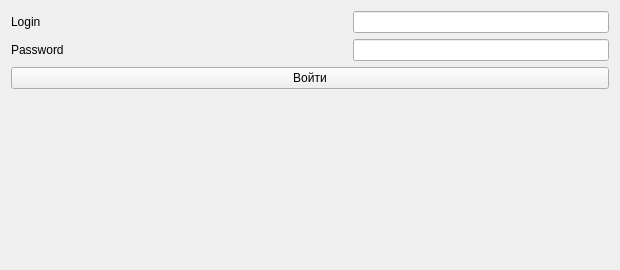
<?xml version="1.0" encoding="UTF-8"?>
<ui version="4.0">
 <class>Form</class>
 <widget class="QWidget" name="Form">
  <property name="geometry">
   <rect>
    <x>0</x>
    <y>0</y>
    <width>620</width>
    <height>270</height>
   </rect>
  </property>
  <property name="windowTitle">
   <string>Form</string>
  </property>
  <layout class="QVBoxLayout" name="verticalLayout">
   <item>
    <layout class="QHBoxLayout" name="horizontalLayout">
     <item>
      <widget class="QLabel" name="label">
       <property name="minimumSize">
        <size>
         <width>80</width>
         <height>0</height>
        </size>
       </property>
       <property name="text">
        <string>Login</string>
       </property>
      </widget>
     </item>
     <item>
      <spacer name="horizontalSpacer">
       <property name="orientation">
        <enum>Qt::Orientation::Horizontal</enum>
       </property>
       <property name="sizeHint" stdset="0">
        <size>
         <width>40</width>
         <height>20</height>
        </size>
       </property>
      </spacer>
     </item>
     <item>
      <widget class="QLineEdit" name="lineEditLogin"/>
     </item>
    </layout>
   </item>
   <item>
    <layout class="QHBoxLayout" name="horizontalLayout_2">
     <item>
      <widget class="QLabel" name="label_2">
       <property name="minimumSize">
        <size>
         <width>80</width>
         <height>0</height>
        </size>
       </property>
       <property name="text">
        <string>Password</string>
       </property>
      </widget>
     </item>
     <item>
      <spacer name="horizontalSpacer_2">
       <property name="orientation">
        <enum>Qt::Orientation::Horizontal</enum>
       </property>
       <property name="sizeHint" stdset="0">
        <size>
         <width>40</width>
         <height>20</height>
        </size>
       </property>
      </spacer>
     </item>
     <item>
      <widget class="QLineEdit" name="lineEditPassword">
       <property name="echoMode">
        <enum>QLineEdit::EchoMode::Password</enum>
       </property>
      </widget>
     </item>
    </layout>
   </item>
   <item>
    <widget class="QPushButton" name="pushButton">
     <property name="text">
      <string>Войти</string>
     </property>
    </widget>
   </item>
   <item>
    <spacer name="verticalSpacer">
     <property name="orientation">
      <enum>Qt::Orientation::Vertical</enum>
     </property>
     <property name="sizeHint" stdset="0">
      <size>
       <width>20</width>
       <height>40</height>
      </size>
     </property>
    </spacer>
   </item>
  </layout>
 </widget>
 <resources/>
 <connections/>
</ui>
